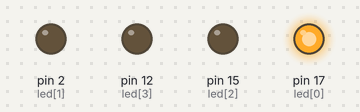
The sketch below on a simulated Arduino Uno, built with avr-gcc and run on an emulated ATmega328P. On the bench: output pins drawn as LEDs (lit = HIGH).

Above: at 0.12 s.
At 1.12 s:
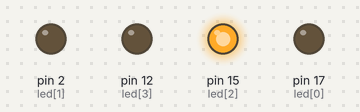
At 1.62 s:
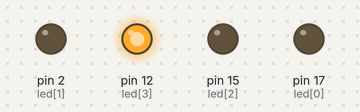
At 2.62 s:
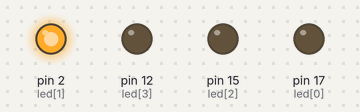
At 4.37 s:
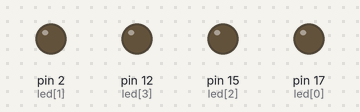
Timing chart, 0 to 4.7 s (numbered marks = the images above):
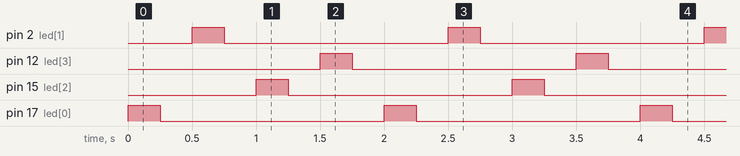

The sketch:

lap_2-2.ino
```cpp
int led[4] = {17,2,15,12};

void setup() {
 pinMode(led[0],OUTPUT);
 pinMode(led[1],OUTPUT);
 pinMode(led[2],OUTPUT);
 pinMode(led[3],OUTPUT);
}

void loop() {
  digitalWrite(led[0],HIGH);
  delay(250);
  digitalWrite(led[0],LOW);
  delay(250);
  digitalWrite(led[1],HIGH);
  delay(250);
  digitalWrite(led[1],LOW);
  delay(250);
  digitalWrite(led[2],HIGH);
  delay(250);
  digitalWrite(led[2],LOW);
  delay(250);
  digitalWrite(led[3],HIGH);
  delay(250);
  digitalWrite(led[3],LOW);
  delay(250);
}
```

Measured:
- by itself, pin 2 (led[1]), pin 12 (led[3]), pin 15 (led[2]), pin 17 (led[0]): alternates HIGH for 0.25 s and LOW for 1.8 s
- by itself, everything shown: repeats every 2.0 s, in 8 steps
